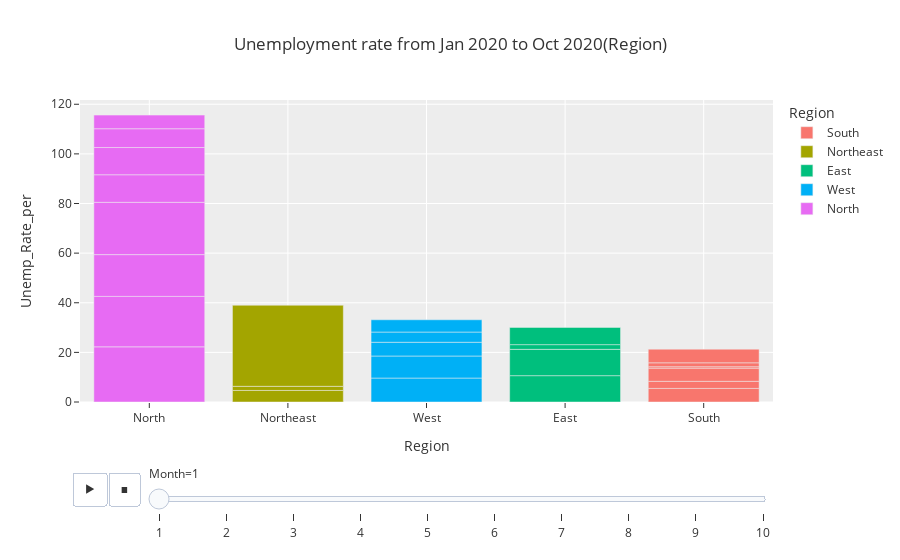

The notebook cell this image was saved under:
### Markdown cell above
### Unemployment rate from Jan 2020 to Oct 2020(Region)

### Code cell
fig = px.bar(data,x='Region',y='Unemp_Rate_per',animation_frame='Month',color='Region',
            title='Unemployment rate from Jan 2020 to Oct 2020(Region)',template='ggplot2')

fig.update_layout(xaxis={'categoryorder':'total descending'})
fig.show()

### Figure 1 — Plotly figure (JSON) as saved in the notebook; plotly's stock layout.template omitted (floating-point values rounded to 4 significant figures)
{"data": [{"alignmentgroup": "True", "hovertemplate": "Region=%{x}<br>Month=1<br>Unemp_Rate_per=%{y}<extra></extra>", "legendgroup": "South", "marker": {"color": "#F8766D", "pattern": {"shape": ""}}, "name": "South", "offsetgroup": "South", "orientation": "v", "showlegend": true, "textposition": "auto", "type": "bar", "x": ["South", "South", "South", "South", "South", "South"], "xaxis": "x", "y": [5.48, 2.86, 5.31, 0.58, 1.57, 5.49], "yaxis": "y"}, {"alignmentgroup": "True", "hovertemplate": "Region=%{x}<br>Month=1<br>Unemp_Rate_per=%{y}<extra></extra>", "legendgroup": "Northeast", "marker": {"color": "#A3A500", "pattern": {"shape": ""}}, "name": "Northeast", "offsetgroup": "Northeast", "orientation": "v", "showlegend": true, "textposition": "auto", "type": "bar", "x": ["Northeast", "Northeast", "Northeast"], "xaxis": "x", "y": [4.66, 1.66, 32.67], "yaxis": "y"}, {"alignmentgroup": "True", "hovertemplate": "Region=%{x}<br>Month=1<br>Unemp_Rate_per=%{y}<extra></extra>", "legendgroup": "East", "marker": {"color": "#00BF7D", "pattern": {"shape": ""}}, "name": "East", "offsetgroup": "East", "orientation": "v", "showlegend": true, "textposition": "auto", "type": "bar", "x": ["East", "East", "East", "East"], "xaxis": "x", "y": [10.61, 10.61, 1.9, 6.94], "yaxis": "y"}, {"alignmentgroup": "True", "hovertemplate": "Region=%{x}<br>Month=1<br>Unemp_Rate_per=%{y}<extra></extra>", "legendgroup": "West", "marker": {"color": "#00B0F6", "pattern": {"shape": ""}}, "name": "West", "offsetgroup": "West", "orientation": "v", "showlegend": true, "textposition": "auto", "type": "bar", "x": ["West", "West", "West", "West", "West"], "xaxis": "x", "y": [9.65, 8.89, 5.54, 4.11, 4.95], "yaxis": "y"}, {"alignmentgroup": "True", "hovertemplate": "Region=%{x}<br>Month=1<br>Unemp_Rate_per=%{y}<extra></extra>", "legendgroup": "North", "marker": {"color": "#E76BF3", "pattern": {"shape": ""}}, "name": "North", "offsetgroup": "North", "orientation": "v", "showlegend": true, "textposition": "auto", "type": "bar", "x": ["North", "North", "North", "North", "North", "North", "North", "North"], "xaxis": "x", "y": [22.23, 20.34, 16.83, 21.08, 11.11, 10.97, 7.58, 5.49], "yaxis": "y"}], "layout": {"barmode": "relative", "legend": {"title": {"text": "Region"}, "tracegroupgap": 0}, "sliders": [{"active": 0, "currentvalue": {"prefix": "Month="}, "len": 0.9, "pad": {"b": 10, "t": 60}, "steps": [{"args": [["1"], {"frame": {"duration": 0, "redraw": true}, "fromcurrent": true, "mode": "immediate", "transition": {"duration": 0, "easing": "linear"}}], "label": "1", "method": "animate"}, {"args": [["2"], {"frame": {"duration": 0, "redraw": true}, "fromcurrent": true, "mode": "immediate", "transition": {"duration": 0, "easing": "linear"}}], "label": "2", "method": "animate"}, {"args": [["3"], {"frame": {"duration": 0, "redraw": true}, "fromcurrent": true, "mode": "immediate", "transition": {"duration": 0, "easing": "linear"}}], "label": "3", "method": "animate"}, {"args": [["4"], {"frame": {"duration": 0, "redraw": true}, "fromcurrent": true, "mode": "immediate", "transition": {"duration": 0, "easing": "linear"}}], "label": "4", "method": "animate"}, {"args": [["5"], {"frame": {"duration": 0, "redraw": true}, "fromcurrent": true, "mode": "immediate", "transition": {"duration": 0, "easing": "linear"}}], "label": "5", "method": "animate"}, {"args": [["6"], {"frame": {"duration": 0, "redraw": true}, "fromcurrent": true, "mode": "immediate", "transition": {"duration": 0, "easing": "linear"}}], "label": "6", "method": "animate"}, {"args": [["7"], {"frame": {"duration": 0, "redraw": true}, "fromcurrent": true, "mode": "immediate", "transition": {"duration": 0, "easing": "linear"}}], "label": "7", "method": "animate"}, {"args": [["8"], {"frame": {"duration": 0, "redraw": true}, "fromcurrent": true, "mode": "immediate", "transition": {"duration": 0, "easing": "linear"}}], "label": "8", "method": "animate"}, {"args": [["9"], {"frame": {"duration": 0, "redraw": true}, "fromcurrent": true, "mode": "immediate", "transition": {"duration": 0, "easing": "linear"}}], "label": "9", "method": "animate"}, {"args": [["10"], {"frame": {"duration": 0, "redraw": true}, "fromcurrent": true, "mode": "immediate", "transition": {"duration": 0, "easing": "linear"}}], "label": "10", "method": "animate"}], "x": 0.1, "xanchor": "left", "y": 0, "yanchor": "top"}], "title": {"text": "Unemployment rate from Jan 2020 to Oct 2020(Region)"}, "updatemenus": [{"buttons": [{"args": [null, {"frame": {"duration": 500, "redraw": true}, "fromcurrent": true, "mode": "immediate", "transition": {"duration": 500, "easing": "linear"}}], "label": "&#9654;", "method": "animate"}, {"args": [[null], {"frame": {"duration": 0, "redraw": true}, "fromcurrent": true, "mode": "immediate", "transition": {"duration": 0, "easing": "linear"}}], "label": "&#9724;", "method": "animate"}], "direction": "left", "pad": {"r": 10, "t": 70}, "showactive": false, "type": "buttons", "x": 0.1, "xanchor": "right", "y": 0, "yanchor": "top"}], "xaxis": {"anchor": "y", "categoryarray": ["South", "Northeast", "East", "West", "North"], "categoryorder": "total descending", "domain": [0, 1], "title": {"text": "Region"}}, "yaxis": {"anchor": "x", "domain": [0, 1], "title": {"text": "Unemp_Rate_per"}}}}
